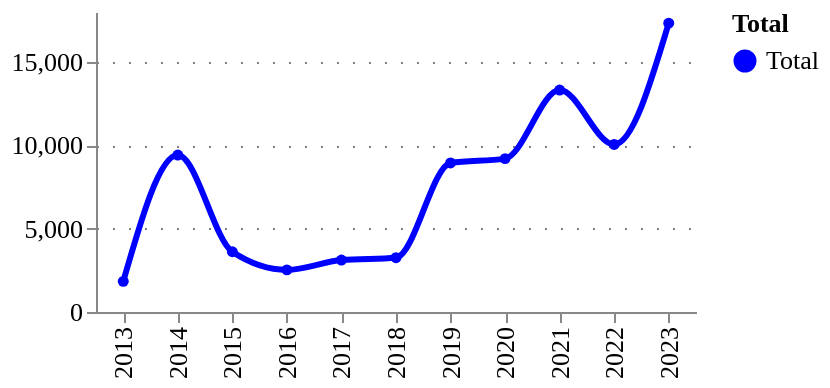

The code cell stored with this chart in its notebook:
### Markdown cell above
### Growth and total early-years digital tech research funding

Figure 2

### Code cell
# Filter only technology projects
ukri_tech_type_df = (
    ukri_exploded_df
    .query("id in @ukri_tech_ids")
    .drop_duplicates(['id'])
)

ts_amounts_tech = utils.get_timeseries(ukri_tech_type_df, column='amount')
ts_counts_tech = utils.get_timeseries(ukri_tech_type_df, column='id')
utils.plot_quick_ts(ts_amounts_tech, 'amount')

### Figure 1 — Vega-Lite specification as saved in the notebook (floating-point values rounded to 4 significant figures)
{"config": {"title": {"font": "Averta", "anchor": "start"}, "subtitle": {"font": "Averta"}, "axis": {"labelFont": "Averta", "titleFont": "Averta", "gridColor": "grey", "gridDash": [1, 7], "labelFontSize": 13, "titleFontSize": 13}, "header": {"labelFont": "Averta", "titleFont": "Averta"}, "legend": {"labelFont": "Averta", "titleFont": "Averta", "labelFontSize": 13, "titleFontSize": 13}, "range": {"category": ["#0000FF", "#FDB633", "#18A48C", "#9A1BBE", "#EB003B", "#FF6E47", "#646363", "#0F294A", "#97D9E3", "#A59BEE", "#F6A4B7", "#D2C9C0", "#FFFFFF", "#000000"], "ordinal": {"scheme": ["#0000FF", "#FDB633", "#18A48C", "#9A1BBE", "#EB003B", "#FF6E47", "#646363", "#0F294A", "#97D9E3", "#A59BEE", "#F6A4B7", "#D2C9C0", "#FFFFFF", "#000000"]}}, "view": {"strokeWidth": 0}}, "data": {"name": "data-4d8886457a296c44424145a28dbe2e88"}, "mark": {"type": "line", "interpolate": "monotone", "point": {"filled": true, "size": 30}, "size": 3, "strokeDash": [0]}, "encoding": {"color": {"field": "Total", "legend": {"orient": "right"}, "scale": {}, "type": "nominal"}, "tooltip": [{"field": "year", "title": "Year", "type": "ordinal"}, {"field": "Total", "type": "nominal"}, {"field": "amount", "format": ".3f", "title": "", "type": "quantitative"}], "x": {"field": "year", "title": "", "type": "ordinal"}, "y": {"field": "amount", "title": "", "type": "quantitative"}}, "height": 150, "title": {"anchor": "start", "text": "", "fontSize": 14, "subtitle": "", "subtitleFont": "Averta", "subtitleFontSize": 13}, "width": 300, "$schema": "https://vega.github.io/schema/vega-lite/v5.17.0.json", "datasets": {"data-4d8886457a296c44424145a28dbe2e88": [{"year": 2013, "amount": 1839.0, "Total": "Total"}, {"year": 2014, "amount": 9418.0, "Total": "Total"}, {"year": 2015, "amount": 3615.0, "Total": "Total"}, {"year": 2016, "amount": 2528.0, "Total": "Total"}, {"year": 2017, "amount": 3116.0, "Total": "Total"}, {"year": 2018, "amount": 3256.0, "Total": "Total"}, {"year": 2019, "amount": 8942.0, "Total": "Total"}, {"year": 2020, "amount": 9204.0, "Total": "Total"}, {"year": 2021, "amount": 13310.0, "Total": "Total"}, {"year": 2022, "amount": 10050.0, "Total": "Total"}, {"year": 2023, "amount": 17330.0, "Total": "Total"}]}}
